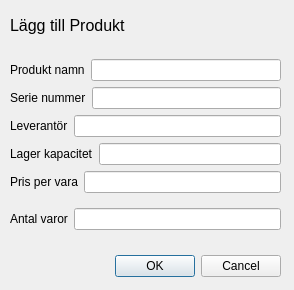
<?xml version="1.0" encoding="UTF-8"?>
<ui version="4.0">
 <class>AddProduct</class>
 <widget class="QDialog" name="AddProduct">
  <property name="geometry">
   <rect>
    <x>0</x>
    <y>0</y>
    <width>294</width>
    <height>290</height>
   </rect>
  </property>
  <property name="windowTitle">
   <string>Dialog</string>
  </property>
  <widget class="QDialogButtonBox" name="buttonBox">
   <property name="geometry">
    <rect>
     <x>10</x>
     <y>250</y>
     <width>271</width>
     <height>32</height>
    </rect>
   </property>
   <property name="orientation">
    <enum>Qt::Horizontal</enum>
   </property>
   <property name="standardButtons">
    <set>QDialogButtonBox::Cancel|QDialogButtonBox::Ok</set>
   </property>
  </widget>
  <widget class="QLabel" name="label">
   <property name="geometry">
    <rect>
     <x>10</x>
     <y>10</y>
     <width>121</width>
     <height>31</height>
    </rect>
   </property>
   <property name="font">
    <font>
     <pointsize>12</pointsize>
    </font>
   </property>
   <property name="text">
    <string>Lägg till Produkt</string>
   </property>
  </widget>
  <widget class="QWidget" name="">
   <property name="geometry">
    <rect>
     <x>10</x>
     <y>50</y>
     <width>271</width>
     <height>191</height>
    </rect>
   </property>
   <layout class="QVBoxLayout" name="verticalLayout_2">
    <item>
     <layout class="QVBoxLayout" name="verticalLayout">
      <item>
       <layout class="QHBoxLayout" name="horizontalLayout">
        <item>
         <widget class="QLabel" name="ProductNameLabel">
          <property name="text">
           <string>Produkt namn</string>
          </property>
         </widget>
        </item>
        <item>
         <widget class="QLineEdit" name="productName"/>
        </item>
       </layout>
      </item>
      <item>
       <layout class="QHBoxLayout" name="horizontalLayout_2">
        <item>
         <widget class="QLabel" name="IdNrLabel">
          <property name="text">
           <string>Serie nummer</string>
          </property>
         </widget>
        </item>
        <item>
         <widget class="QLineEdit" name="IdNrText"/>
        </item>
       </layout>
      </item>
      <item>
       <layout class="QHBoxLayout" name="horizontalLayout_3">
        <item>
         <widget class="QLabel" name="LevLabel">
          <property name="text">
           <string>Leverantör</string>
          </property>
         </widget>
        </item>
        <item>
         <widget class="QLineEdit" name="Lev"/>
        </item>
       </layout>
      </item>
      <item>
       <layout class="QHBoxLayout" name="horizontalLayout_4">
        <item>
         <widget class="QLabel" name="capicityLabel">
          <property name="text">
           <string>Lager kapacitet</string>
          </property>
         </widget>
        </item>
        <item>
         <widget class="QLineEdit" name="capicety"/>
        </item>
       </layout>
      </item>
      <item>
       <layout class="QHBoxLayout" name="horizontalLayout_5">
        <item>
         <widget class="QLabel" name="pricePerItemLabel">
          <property name="text">
           <string>Pris per vara</string>
          </property>
         </widget>
        </item>
        <item>
         <widget class="QLineEdit" name="pricePerItem"/>
        </item>
       </layout>
      </item>
     </layout>
    </item>
    <item>
     <layout class="QHBoxLayout" name="horizontalLayout_6">
      <item>
       <widget class="QLabel" name="NrOfItemsLabel">
        <property name="text">
         <string>Antal varor</string>
        </property>
       </widget>
      </item>
      <item>
       <widget class="QLineEdit" name="NrOfItems"/>
      </item>
     </layout>
    </item>
   </layout>
  </widget>
 </widget>
 <resources/>
 <connections>
  <connection>
   <sender>buttonBox</sender>
   <signal>accepted()</signal>
   <receiver>AddProduct</receiver>
   <slot>accept()</slot>
   <hints>
    <hint type="sourcelabel">
     <x>248</x>
     <y>254</y>
    </hint>
    <hint type="destinationlabel">
     <x>157</x>
     <y>274</y>
    </hint>
   </hints>
  </connection>
  <connection>
   <sender>buttonBox</sender>
   <signal>rejected()</signal>
   <receiver>AddProduct</receiver>
   <slot>reject()</slot>
   <hints>
    <hint type="sourcelabel">
     <x>280</x>
     <y>270</y>
    </hint>
    <hint type="destinationlabel">
     <x>286</x>
     <y>274</y>
    </hint>
   </hints>
  </connection>
 </connections>
</ui>
